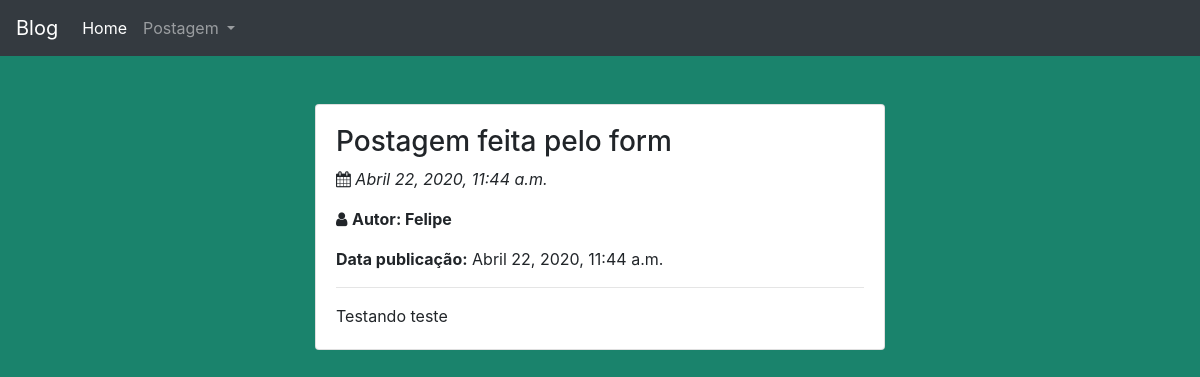
Page /post/6/ on the committed database.
### blog/models.py (models this page shows, shortened)
class Postagem(models.Model):
    titulo = models.CharField(max_length=200)
    texto = models.TextField()
    autor = models.ForeignKey(settings.AUTH_USER_MODEL, on_delete=models.CASCADE)
    data_criacao = models.DateTimeField(default=timezone.now)
    data_publicacao = models.DateTimeField(blank=True, null=True)

### blog/views.py (the view)
# urls.py: path('post/<int:pk>/', views.detalhe_post, name="detalhe_post"),
def detalhe_post(request, pk):
    postagem = Postagem.objects.get(pk=pk)
    return render(request, 'detalhe_postagem.html', {'postagem': postagem})

### blog/templates/detalhe_postagem.html
{% extends 'base.html' %}
{% block content %}
<div class='container-fluid'>
    <div class='row'>
        <div class='col-3'></div>
        <div class='col-6'>
            <div class='card mt-5'>
                <div class='card-body'>
                    <h3>{{ postagem.titulo }}</h3>
                    <p><i class="fa fa-calendar"></i> <i>{{postagem.data_criacao}}</i></p>
                    <p><i class="fa fa-user"></i> <b>Autor: {{postagem.autor.username}}</b>
                    {% if postagem.data_publicacao %}
                    <p><b>Data publicação:</b> {{ postagem.data_publicacao }}</p>
                    </p>
                    {% endif %}
                    <hr>
                    <p class='card-text'>{{postagem.texto|linebreaksbr}}</p>
                </div>
                <div class='col-3'></div>
            </div>
        </div>
    </div>
</div>
{% endblock %}

### rows in the picture
Postagem: titulo "Postagem feita pelo form", data_criacao "Abril 22, 2020, 11:44 a.m.", autor.username "Felipe", data_publicacao "Abril 22, 2020, 11:44 a.m.", texto "Testando teste"
